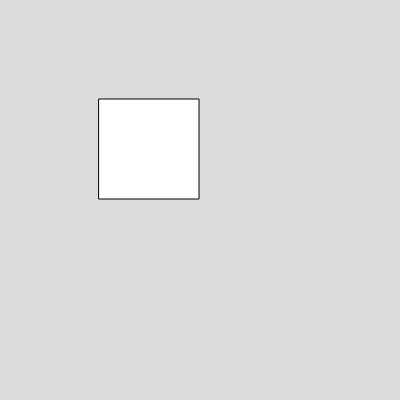
Frame 1 (no input)
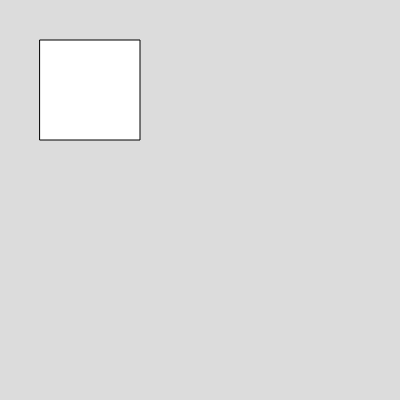
Frame 60 (no input)
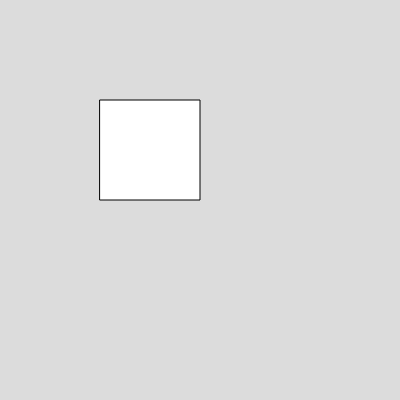
Frame 120 (the mouse pressed at the canvas centre since frame 60)

The p5.js sketch that drew these frames (run headless with seeded random() and noise() and a simulated clock; from frame 60 on, the mouse is pressed at the canvas centre):

// p5.js sketch
// ── sketch.js
let x = 100;
let y = 100;
function setup() {
  createCanvas(400, 400);
}

function draw() {
  background(220);
  if (mouseX >= x +50 ){
    x++
  }
  if (mouseX <= x + 50){
    x--
  }
    if (mouseY >= y +50 ){
    y++
  }
  if (mouseY <=y + 50){
    y--
  }
  rect(x,y,100)
}
